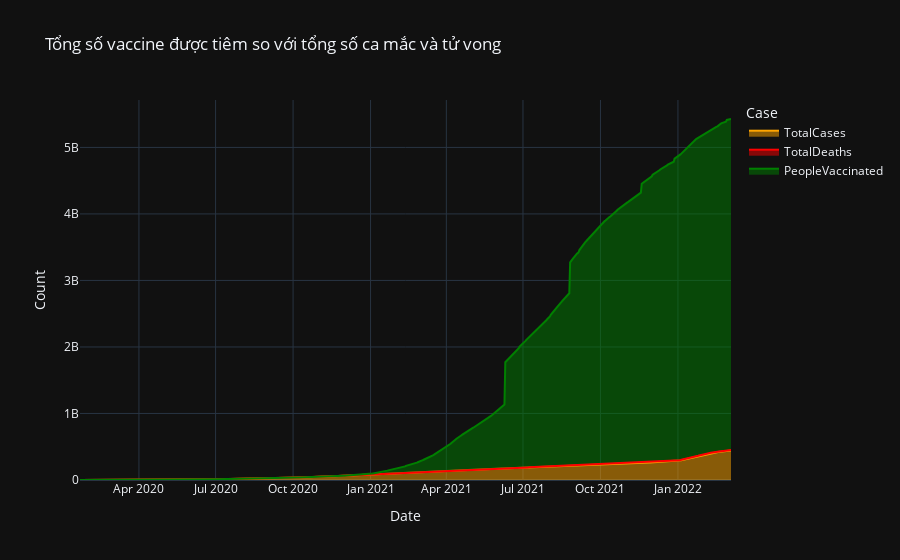

The code cell stored with this chart in its notebook:
### Markdown cell above
Vào khoảng cuối năm 2021, biến thể Omicron xuất hiện làm gia tăng nhanh số ca nhiễm mỗi ngày nhưng số ca tử vong theo ngày của biến thể này không cao so với biến thể Delta xuất hiện trước đó. Có lẽ do khi biến thể Omicron xuất hiện thì độ bao phủ vaccine trên thế giới cũng đã tăng cao.

### Code cell
covid_world_df_melt = covid_world_df.melt(id_vars="Date", value_vars=['TotalCases', 'TotalDeaths', 'PeopleVaccinated'],
                 var_name='Case', value_name='Count')
fig = px.area(covid_world_df_melt, x="Date", y="Count", color='Case',
title='Tổng số vaccine được tiêm so với tổng số ca mắc và tử vong', color_discrete_sequence = ['orange', 'red','green' ])
fig.update_layout(template='plotly_dark',)
fig.show()

### Figure 1 — Plotly figure (JSON) as saved in the notebook; plotly's stock layout.template omitted (floating-point values rounded to 4 significant figures; data arrays with more than 128 entries replaced by an {"elided": "..."} marker saying what was removed)
{"data": [{"fillpattern": {"shape": ""}, "hovertemplate": "Case=TotalCases<br>Date=%{x}<br>Count=%{y}<extra></extra>", "legendgroup": "TotalCases", "line": {"color": "orange"}, "marker": {"symbol": "circle"}, "mode": "lines", "name": "TotalCases", "orientation": "v", "showlegend": true, "stackgroup": "1", "type": "scatter", "x": {"elided": "774 str values"}, "xaxis": "x", "y": {"elided": "774 int values"}, "yaxis": "y"}, {"fillpattern": {"shape": ""}, "hovertemplate": "Case=TotalDeaths<br>Date=%{x}<br>Count=%{y}<extra></extra>", "legendgroup": "TotalDeaths", "line": {"color": "red"}, "marker": {"symbol": "circle"}, "mode": "lines", "name": "TotalDeaths", "orientation": "v", "showlegend": true, "stackgroup": "1", "type": "scatter", "x": {"elided": "774 str values"}, "xaxis": "x", "y": {"elided": "774 int values"}, "yaxis": "y"}, {"fillpattern": {"shape": ""}, "hovertemplate": "Case=PeopleVaccinated<br>Date=%{x}<br>Count=%{y}<extra></extra>", "legendgroup": "PeopleVaccinated", "line": {"color": "green"}, "marker": {"symbol": "circle"}, "mode": "lines", "name": "PeopleVaccinated", "orientation": "v", "showlegend": true, "stackgroup": "1", "type": "scatter", "x": {"elided": "774 str values"}, "xaxis": "x", "y": {"elided": "774 int values"}, "yaxis": "y"}], "layout": {"legend": {"title": {"text": "Case"}, "tracegroupgap": 0}, "title": {"text": "Tổng số vaccine được tiêm so với tổng số ca mắc và tử vong"}, "xaxis": {"anchor": "y", "domain": [0, 1], "title": {"text": "Date"}}, "yaxis": {"anchor": "x", "domain": [0, 1], "title": {"text": "Count"}}}}
